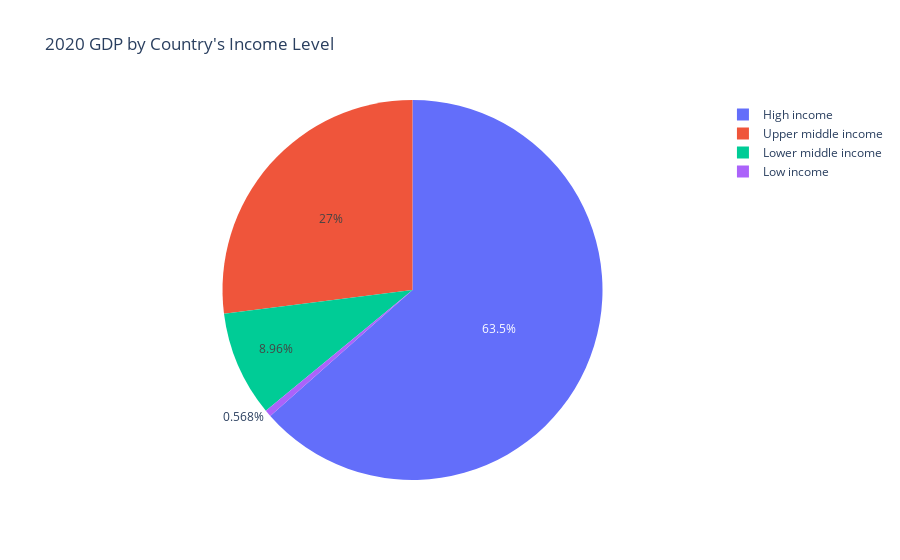

The code cell stored with this chart in its notebook:
### Code cell
fig = px.pie(data, values='2020', 
             names='Country Name', 
             title="2020 GDP by Country's Income Level", 
             labels={'Country Name':'Income Level', 
                     '2020':'GDP', 
                     'Number of Countries':'Number of Countries'},
             hover_data=['Number of Countries'])
fig.show()

### Figure 1 — Plotly figure (JSON) as saved in the notebook; plotly's stock layout.template omitted (floating-point values rounded to 4 significant figures)
{"data": [{"customdata": [[28], [54], [54], [80]], "domain": {"x": [0, 1], "y": [0, 1]}, "hovertemplate": "Income Level=%{label}<br>GDP=%{value}<br>Number of Countries=%{customdata[0]}<extra></extra>", "labels": ["Low income", "Lower middle income", "Upper middle income", "High income"], "legendgroup": "", "name": "", "showlegend": true, "type": "pie", "values": [481025000000, 7585550000000, 22848300000000, 53699800000000]}], "layout": {"autosize": true, "legend": {"tracegroupgap": 0}, "title": {"text": "2020 GDP by Country's Income Level"}}}
